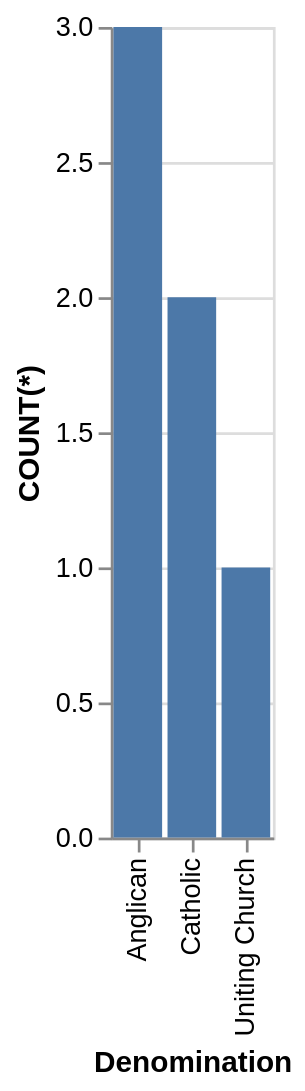

The Vega-Lite source for this figure:
### Vega-Lite specification from a JSON file in a GitHub repository (floating-point values rounded to 4 significant figures)
{"data": {"values": [{"x_data": "Anglican", "y_data": 3}, {"x_data": "Catholic", "y_data": 2}, {"x_data": "Uniting Church", "y_data": 1}]}, "mark": "bar", "encoding": {"x": {"field": "x_data", "type": "nominal", "title": "Denomination", "sort": {"op": "sum", "field": "y_data", "order": "descending"}}, "y": {"field": "y_data", "type": "quantitative", "title": "COUNT(*)"}}}
